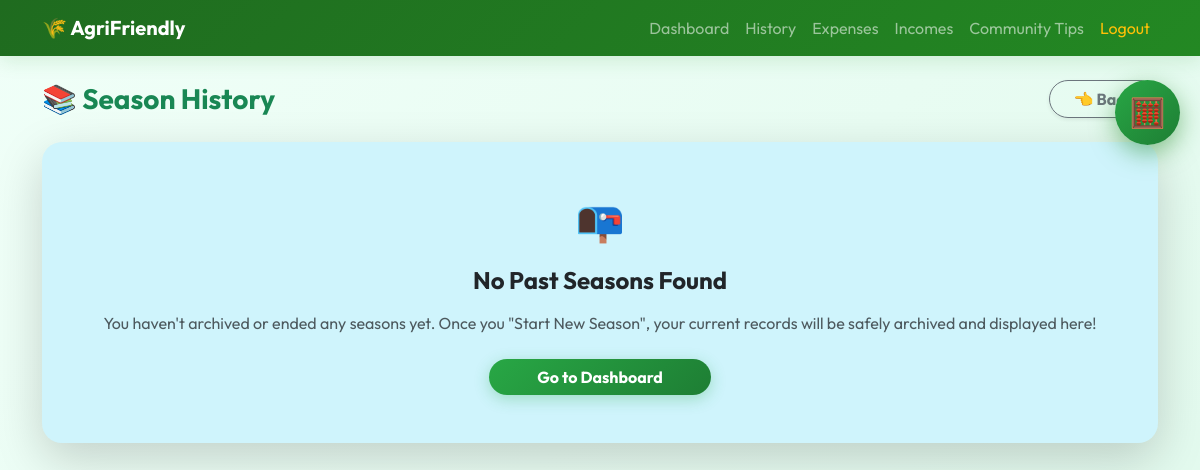
/history (signed in), run on an earlier commit of the app's database.
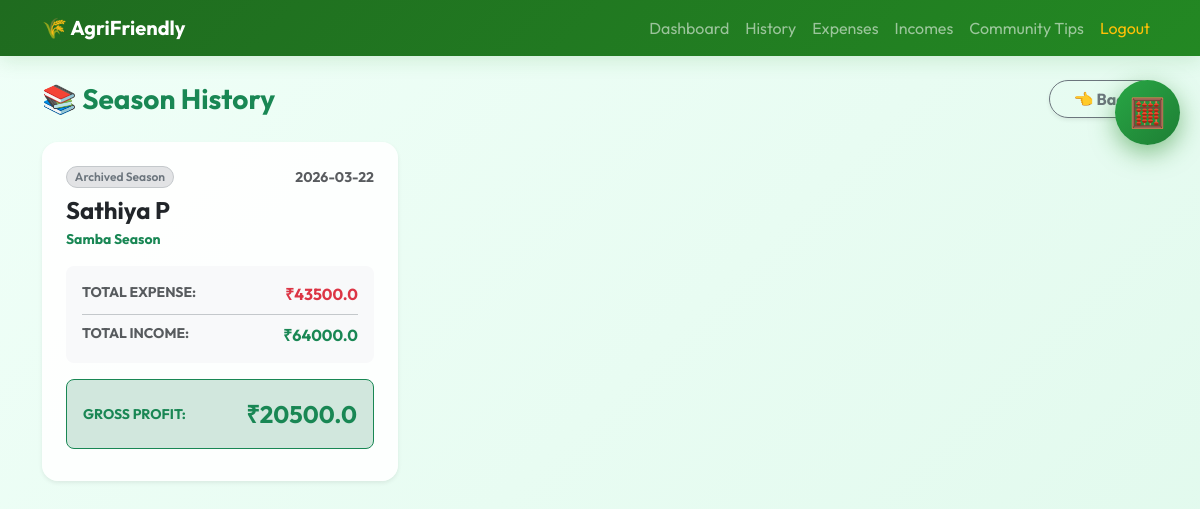
And on a later commit of the database.
### tables this page shows
CREATE TABLE budget
                 (id INTEGER PRIMARY KEY AUTOINCREMENT,
                  user_id INTEGER,
                  name TEXT,
                  season TEXT,
                  limit_amount REAL,
                  status TEXT DEFAULT 'active',
                  created_at TEXT);

### app.py (the view)
@app.route('/history')
@login_required
def history():
    budgets = query_db("SELECT * FROM budget WHERE user_id=? AND status='archived' ORDER BY id DESC", (request.user_id,))
    history_data = []
    for b in budgets:
        expenses = query_db("SELECT amount FROM expenses WHERE budget_id=?", (b[0],))
        incomes = query_db("SELECT amount FROM incomes WHERE budget_id=?", (b[0],))
        t_exp = sum([x[0] for x in expenses]) if expenses else 0
        t_inc = sum([x[0] for x in incomes]) if incomes else 0
        history_data.append({'budget': b, 'total_exp': t_exp, 'total_inc': t_inc, 'profit': t_inc - t_exp})
    return render_template("history.html", history_data=history_data)

### app.py (called while the page is built)
def decode_jwt(token):
    try:
        header_b64, payload_b64, signature_b64 = token.split(".")
        signing_input = f"{header_b64}.{payload_b64}"
        expected_sig = hmac.new(SECRET_KEY.encode(), signing_input.encode(), hashlib.sha256).digest()
        expected_sig_b64 = base64.urlsafe_b64encode(expected_sig).decode().rstrip("=")
        if not hmac.compare_digest(signature_b64, expected_sig_b64):
            return None
        payload_padded = payload_b64 + "=" * (4 - len(payload_b64) % 4)
        payload = json.loads(base64.urlsafe_b64decode(payload_padded).decode())
        if "exp" in payload and payload["exp"] < datetime.utcnow().timestamp():
            return None
        return payload
    except Exception:
        return None

def query_db(q, args=(), one=False, execute=False):
    conn = sqlite3.connect(DB_NAME)
    cur = conn.cursor()
    cur.execute(q, args)
    if execute:
        conn.commit()
        last_id = cur.lastrowid
        conn.close()
        return last_id
    rv = cur.fetchall()
    conn.commit()
    conn.close()
    return (rv[0] if rv else None) if one else rv

### templates/history.html
{% extends "base.html" %}
{% block content %}
<div class="row fade-in">
  <div class="col-12">
    <div class="d-flex justify-content-between align-items-center mb-4">
      <h3 class="fw-bold text-success mb-0">📚 Season History</h3>
      <a href="{{ url_for('dashboard') }}" class="btn btn-outline-secondary fw-bold rounded-pill px-4 shadow-sm">👈 Back</a>
    </div>
    {% if history_data %}
      <div class="row g-4">
        {% for item in history_data %}
        <div class="col-md-6 col-lg-4">
          <div class="card h-100 shadow-sm border-0 position-relative pb-3" style="border-radius: 16px; transition: transform 0.2s, box-shadow 0.2s;" onmouseover="this.style.transform='translateY(-5px)'; this.style.boxShadow='0 10px 20px rgba(0,0,0,0.1)';" onmouseout="this.style.transform='translateY(0)'; this.style.boxShadow='';">
            <div class="card-header border-0 pb-0 pt-4 px-4 bg-transparent">
               <div class="d-flex justify-content-between align-items-center mb-2">
                 <span class="badge bg-secondary-subtle text-secondary border border-secondary-subtle rounded-pill">Archived Season</span>
                 <small class="text-muted fw-bold">{{ item.budget[6][:10] if item.budget[6] else 'N/A' }}</small>
               </div>
               <h4 class="fw-bold text-dark mb-1">{{ item.budget[2] }}</h4>
               <p class="text-success fw-bold small mb-0">{{ item.budget[3] }} Season</p>
            </div>
            <div class="card-body px-4">
               <div class="p-3 bg-light rounded-3 mb-3">
                  <div class="d-flex justify-content-between pb-2 mb-2 border-bottom border-secondary-subtle">
                    <span class="text-muted fw-bold small text-uppercase">Total Expense:</span>
                    <span class="fw-bold text-danger">₹{{ item.total_exp }}</span>
                  </div>
                  <div class="d-flex justify-content-between">
                    <span class="text-muted fw-bold small text-uppercase">Total Income:</span>
                    <span class="fw-bold text-success">₹{{ item.total_inc }}</span>
                  </div>
               </div>
              <div class="d-flex justify-content-between {% if item.profit >= 0 %}bg-success-subtle border-success{% else %}bg-danger-subtle border-danger{% endif %} border p-3 rounded-3 align-items-center">
                <span class="fw-bold text-uppercase small {% if item.profit >= 0 %}text-success{% else %}text-danger{% endif %}">{% if item.profit >= 0 %}Gross Profit:{% else %}Net Loss:{% endif %}</span>
                <span class="fw-bold fs-4 {% if item.profit >= 0 %}text-success{% else %}text-danger{% endif %}">
                  ₹{{ item.profit if item.profit >= 0 else -item.profit }}
                </span>
              </div>
            </div>
          </div>
        </div>
        {% endfor %}
      </div>
    {% else %}
      <div class="alert alert-info py-5 text-center shadow-lg border-0" style="border-radius: 20px;">
         <div class="fs-1 mb-3">📭</div>
         <h4 class="text-dark fw-bold mb-3">No Past Seasons Found</h4>
         <p class="text-muted">You haven't archived or ended any seasons yet. Once you "Start New Season", your current records will be safely archived and displayed here!</p>
         <a href="{{ url_for('dashboard') }}" class="btn btn-success fw-bold rounded-pill px-5 mt-2">Go to Dashboard</a>
      </div>
    {% endif %}
  </div>
</div>
{% endblock %}

What changed in the data, as far as the page shows it:
now on this page (row edited): budget: created_at "2026-03-22", name "Sathiya P", season "Samba"
Also different on the page:
new list line: "Archived Season Season TOTAL EXPENSE: ₹ 43500.0 TOTAL INCOME: ₹ 64000.0 GROSS PROFIT: ₹ 20500.0"
text no longer shown: "📭 No Past Seasons Found You haven't archived or ended any seasons yet. Once you \"Start New Season\", your current records will be safely archived and displayed here! Go to Dashboard"
